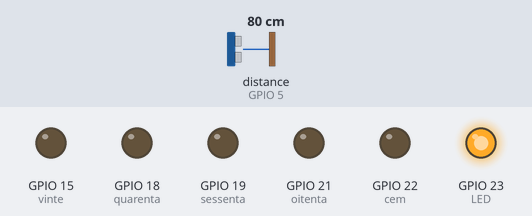
Recording of a sketch running on a simulated ESP32. Parts: output pins drawn as LEDs (lit = HIGH). Wiring (inferred from the names in the program): ultrasonic range finder: trigger GPIO 4; echo GPIO 5. The inputs (shaded band) are chosen by the test bench; at power-on: distance to the obstacle (sensor on GPIO 5) 80 cm. The echo pulse lasts 58.3 µs per cm; WiFi joins after 1.5 s; servers stay silent unless stated; pins used as bus, display or sensor lines are not drawn; what the sketch prints to the serial monitor is not drawn.

Above: at 3.0 s.
3.1 s: distance to the obstacle (sensor on GPIO 5) set to 73 cm
4.6 s: distance to the obstacle (sensor on GPIO 5) set to 68 cm
At 5.7 s:
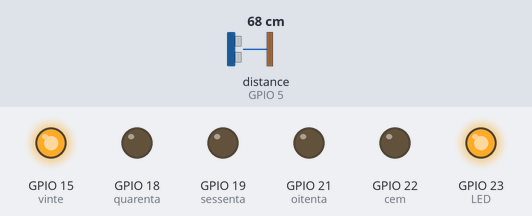
6.1 s: distance to the obstacle (sensor on GPIO 5) set to 55 cm
At 6.7 s:
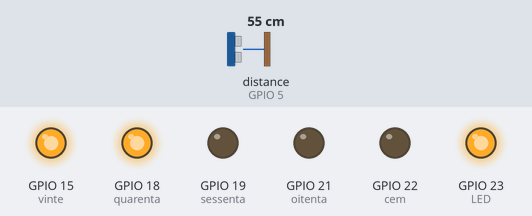
7.6 s: distance to the obstacle (sensor on GPIO 5) set to 47 cm
At 7.9 s:
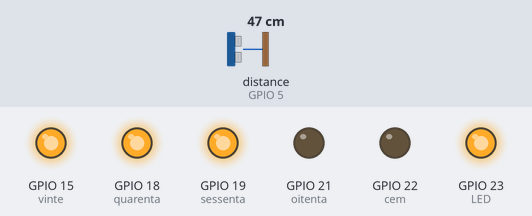
9.1 s: distance to the obstacle (sensor on GPIO 5) set to 2 cm
At 10.1 s:
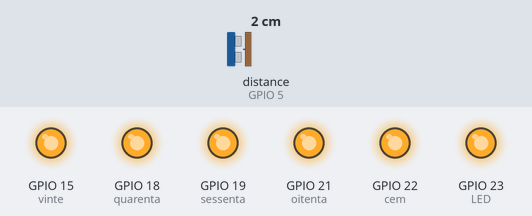
10.6 s: distance to the obstacle (sensor on GPIO 5) set to 60 cm
At 11.3 s:
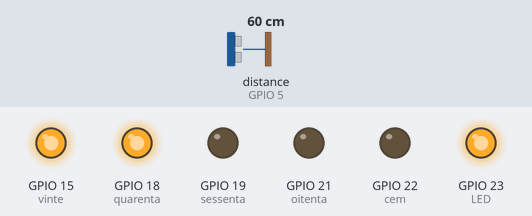
Timing chart, 0 to 13.1 s (numbered marks = the images above; inputs shaded):
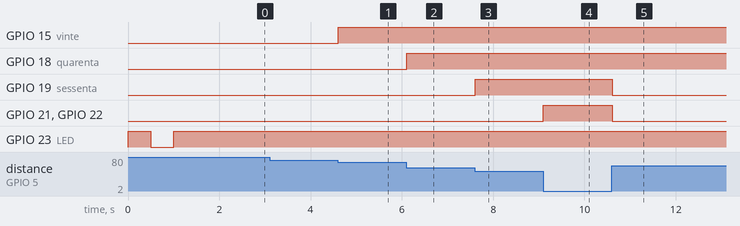

The sketch:

CAIXA_DAGUA_BLYNK_2_0_MAETINGA_V3.ino
```cpp
// Adaptado para ESP32 e ESP8266 com correções para OTA
#include <WiFi.h>
#include <BlynkSimpleEsp32.h>
#include <ArduinoOTA.h>
#include <SimpleTimer.h>

#define BLYNK_TEMPLATE_ID "TMPLF3uOELOF"
#define BLYNK_DEVICE_NAME "Grafico Novo"
#define BLYNK_AUTH_TOKEN "_drkwZR238VCOMjqDbxE0KtrJ4MP2AKi"
#define OTA_HOSTNAME "Maetinga-001-2"

#define TRIGGER 4
#define ECHO 5

// Pinos de controle
int LED = 23;
int cem = 22;
int oitenta = 21;
int sessenta = 19;
int quarenta = 18;
int vinte = 15;

char ssid[] = "Juvenil_MaetingaNET";
char pass[] = "987652017";
char auth[] = BLYNK_AUTH_TOKEN;

BlynkTimer timer;

void setup() {
  Serial.begin(115200);

  // Configuração dos pinos
  pinMode(LED, OUTPUT);
  pinMode(cem, OUTPUT);
  pinMode(oitenta, OUTPUT);
  pinMode(sessenta, OUTPUT);
  pinMode(quarenta, OUTPUT);
  pinMode(vinte, OUTPUT);
  pinMode(TRIGGER, OUTPUT);
  pinMode(ECHO, INPUT);

  // Conectar ao WiFi
  Serial.println("Conectando ao Wi-Fi...");
  WiFi.begin(ssid, pass);
  while (WiFi.status() != WL_CONNECTED) {
    digitalWrite(LED, !digitalRead(LED));
    delay(500);
    Serial.print(".");
  }
  digitalWrite(LED, HIGH);
  Serial.println("\nWi-Fi conectado.");

  // Inicializa Blynk e OTA
  Blynk.begin(auth, ssid, pass);
  ArduinoOTA.setHostname(OTA_HOSTNAME);
  ArduinoOTA.onStart([]() {
    Serial.println("Iniciando OTA...");
  });
  ArduinoOTA.onEnd([]() {
    Serial.println("OTA concluído.");
  });
  ArduinoOTA.onError([](ota_error_t error) {
    Serial.printf("Erro OTA [%u]: ", error);
    if (error == OTA_AUTH_ERROR) Serial.println("Falha de autenticação");
    else if (error == OTA_BEGIN_ERROR) Serial.println("Erro ao iniciar");
    else if (error == OTA_CONNECT_ERROR) Serial.println("Erro de conexão");
    else if (error == OTA_RECEIVE_ERROR) Serial.println("Erro de recebimento");
    else if (error == OTA_END_ERROR) Serial.println("Erro ao finalizar");
  });
  ArduinoOTA.begin();

  Serial.println("OTA pronto.");
}

void loop() {
  long duration, distance;
  digitalWrite(TRIGGER, LOW);
  delayMicroseconds(2);
  digitalWrite(TRIGGER, HIGH);
  delayMicroseconds(10);
  digitalWrite(TRIGGER, LOW);

  duration = pulseIn(ECHO, HIGH);
  distance = (duration / 2) / 29.1;
  Blynk.virtualWrite(V6, distance);

  // Controle de LEDs baseado na distância
  digitalWrite(vinte, distance <= 70 ? HIGH : LOW);
  digitalWrite(quarenta, distance <= 60 ? HIGH : LOW);
  digitalWrite(sessenta, distance <= 50 ? HIGH : LOW);
  digitalWrite(oitenta, distance <= 40 ? HIGH : LOW);
  digitalWrite(cem, distance <= 30 ? HIGH : LOW);

  // Notificações do Blynk
  if (distance <= 30) {
    Blynk.notify("Reservatório está CHEIO!!");
  } else if (distance <= 70) {
    Blynk.notify("Reservatório está VAZIO!!");
  }

  // Atualização OTA e Blynk
  Blynk.run();
  ArduinoOTA.handle();
}
```

Measured:
- the behaviour switches between 71 and 70 cm on distance to the obstacle (sensor on GPIO 5) (found by bisection; images 0 and 1)
- the behaviour switches between 61 and 60 cm on distance to the obstacle (sensor on GPIO 5) (found by bisection; images 1 and 2)
- the behaviour switches between 51 and 50 cm on distance to the obstacle (sensor on GPIO 5) (found by bisection; images 2 and 3)
- after the input at 3.1 s, every drawn part: stays the same
- after the input at 4.6 s, GPIO 15 (vinte): LOW → HIGH at once
- after the input at 6.1 s, GPIO 18 (quarenta): LOW → HIGH at once
- after the input at 7.6 s, GPIO 19 (sessenta): LOW → HIGH at once
- after the input at 9.1 s, GPIO 21 (oitenta), GPIO 22 (cem): LOW → HIGH at once
- after the input at 10.6 s, GPIO 19 (sessenta), GPIO 21 (oitenta), GPIO 22 (cem): HIGH → LOW at once
